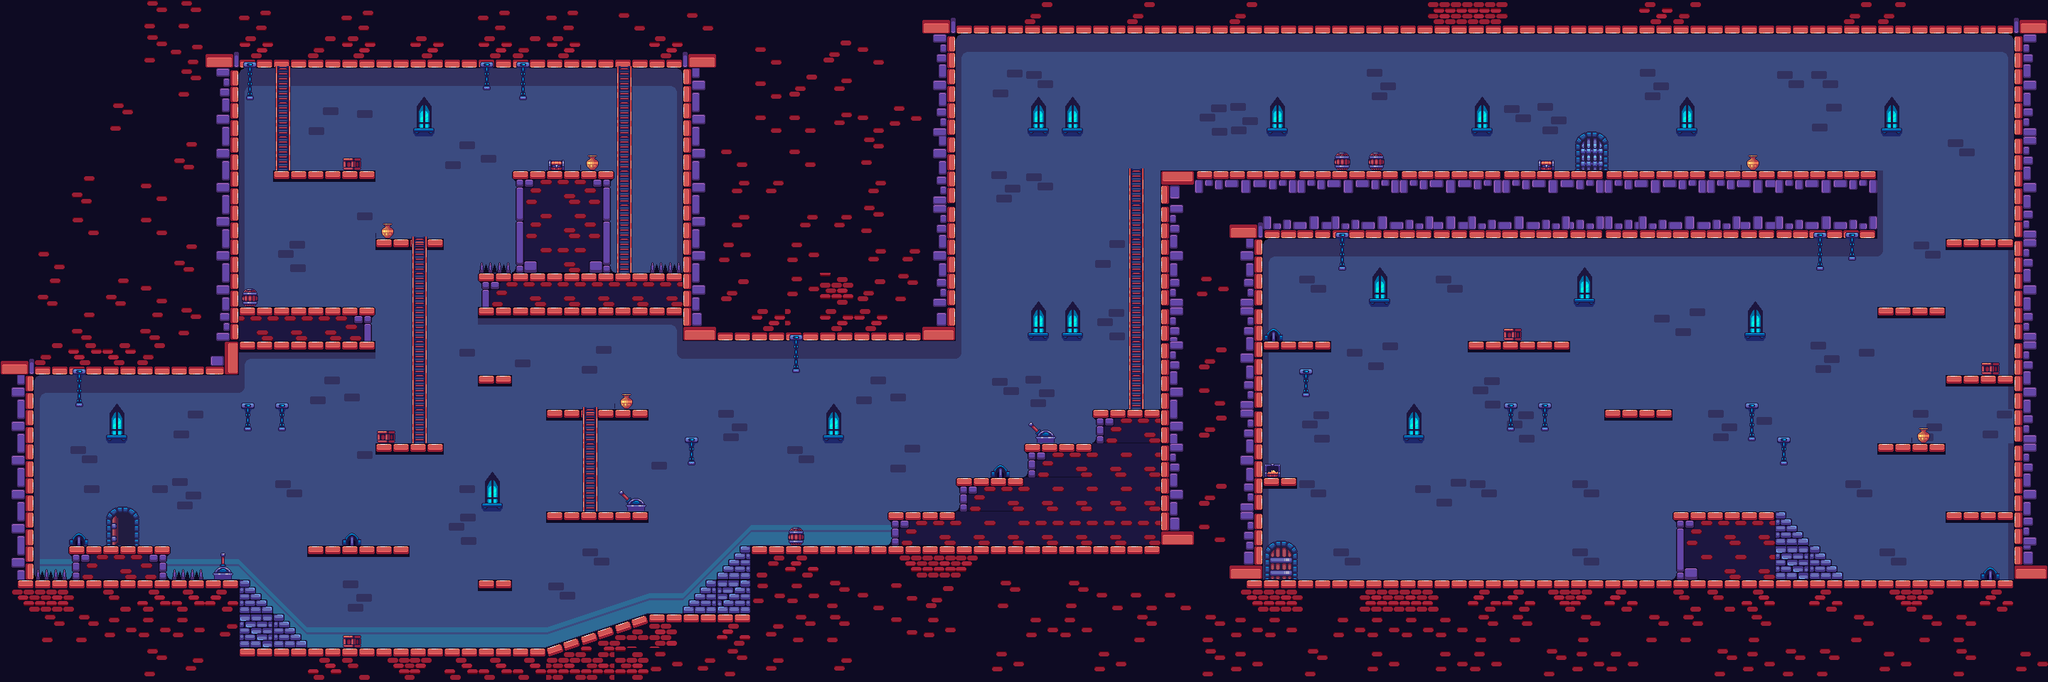

A level layout from a 2D game, rendered from its tile map. Below: a short description, then the map file with tile-grid data replaced by summaries:
An orthogonal 60x20 tile map with 48x48 px tiles, 3 tile layers (Agrandar Mapa, Capa de patrones 1, Capa de patrones 3), 6 tilesets and 50 objects.

<map version="1.5" tiledversion="1.7.2" orientation="orthogonal" renderorder="right-down" width="60" height="20" tilewidth="48" tileheight="48" infinite="0" nextlayerid="8" nextobjectid="74">
 <tileset firstgid="1" name="mapaDesordenado" tilewidth="48" tileheight="48" tilecount="320" columns="20">
  <image source="mapaDesordenado.png" width="991" height="792" />
 </tileset>
 <tileset firstgid="321" name="Puertas" tilewidth="58" tileheight="65" tilecount="4" columns="4">
  <image source="Puertas.png" width="232" height="76" />
 </tileset>
 <tileset firstgid="325" name="escaleras" tilewidth="31" tileheight="51" tilecount="2" columns="2">
  <image source="escaleras.png" width="90" height="80" />
 </tileset>
 <tileset firstgid="327" name="Cofre" tilewidth="28" tileheight="28" tilecount="6" columns="6">
  <image source="Cofre.png" width="170" height="30" />
 </tileset>
 <tileset firstgid="333" name="ventana y palanca" tilewidth="47" tileheight="56" tilecount="4" columns="2">
  <image source="ventana y palanca.png" width="110" height="112" />
 </tileset>
 <tileset firstgid="337" name="cadena" tilewidth="27" tileheight="61" tilecount="2" columns="2">
  <image source="cadena.png" width="55" height="62" />
 </tileset>
 <objectgroup id="6" name="Paredes y pisos">
  <object id="5" x="97.3333" y="768.667" width="140.667" height="48" />
  <object id="6" x="431.333" y="768" width="144" height="14.6667" />
  <object id="7" x="112" y="855.333" />
  <object id="9" x="672" y="816" width="47.6667" height="15.6667" />
  <object id="10" x="527.667" y="624" width="96" height="15" />
  <object id="11" x="768" y="719.667" width="143.667" height="16" />
  <object id="12" x="843.455" y="576.485" width="68.5455" height="14.8485" />
  <object id="13" x="672" y="528" width="48.3636" height="15.6364" />
  <object id="15" x="335.5" y="432.5" width="192" height="62" />
  <object id="16" x="671.5" y="384.5" width="289.5" height="63.5" />
  <object id="17" x="527.25" y="336" width="48.75" height="15" />
  <object id="18" x="602.5" y="336.5" width="20.75" height="14.75" />
  <object id="19" x="767.667" y="575.667" width="47.6667" height="16" />
  <object id="20" x="384" y="240.5" width="144.5" height="15.5" />
  <object id="21" x="720" y="240" width="144" height="145" />
  <object id="34" x="960" y="864">
   <polygon points="0,0 96,0 96,-96 0,0" />
  </object>
  <object id="35" x="336" y="816">
   <polygon points="0,0 0,96 96,96" />
  </object>
  <object id="38" x="-2" y="0" width="2882" height="48" />
  <object id="39" x="0" y="48" width="1344" height="48" />
  <object id="40" x="960" y="96" width="384" height="384" />
  <object id="41" x="0" y="96" width="336" height="432" />
  <object id="42" x="384" y="240" width="144" height="16" />
  <object id="43" x="720" y="240" width="144" height="144" />
  <object id="44" x="672" y="384" width="289" height="61" />
  <object id="45" x="336" y="432" width="191" height="61" />
  <object id="46" x="0" y="528" width="48" height="288" />
  <object id="47" x="0" y="816" width="336" height="144" />
  <object id="48" x="336" y="816">
   <polygon points="0,0 96,96 0,96" />
  </object>
  <object id="49" x="336" y="912.019" width="2544" height="47.9623" />
  <object id="51" x="768" y="912">
   <polygon points="0,0 144,-48 192,-48 288,-144 288,-48 288,0" />
  </object>
  <object id="52" x="1056" y="768" width="720" height="144" />
  <object id="53" x="1248" y="720" width="96" height="48" />
  <object id="54" x="1344" y="672" width="96" height="96" />
  <object id="55" x="1440" y="624" width="96" height="144" />
  <object id="56" x="1536" y="576" width="96" height="192" />
  <object id="58" x="1632" y="240" width="144" height="528" />
  <object id="59" x="1776" y="816" width="1104" height="96" />
  <object id="60" x="1776" y="240" width="864" height="96" />
  <object id="61" x="2832" y="48" width="48" height="768" />
  <object id="62" x="2736.25" y="336" width="95.75" height="13.25" />
  <object id="63" x="2640" y="432" width="96" height="13.25" />
  <object id="64" x="2736" y="528" width="96.25" height="13.75" />
  <object id="65" x="2640.25" y="624" width="95.75" height="13" />
  <object id="66" x="2736" y="720" width="96.5" height="13.75" />
  <object id="67" x="2352" y="720" width="144" height="96" />
  <object id="68" x="2256" y="576" width="96.3333" height="13.6667" />
  <object id="69" x="2064" y="480" width="144" height="14.3333" />
  <object id="70" x="1776" y="480" width="97" height="14.5" />
  <object id="71" x="1776" y="672" width="48.5" height="13.5" />
  <object id="73" x="2496" y="720">
   <polygon points="0,0 96,96 0,96" />
  </object>
 </objectgroup>
 <layer id="7" name="Agrandar Mapa" width="60" height="20">
  <data>[1200 cells, 681 non-empty, 23 distinct tile ids]</data>
 </layer>
 <layer id="1" name="Capa de patrones 1" width="60" height="20">
  <data>[1200 cells, 925 non-empty, 83 distinct tile ids]</data>
 </layer>
 <layer id="4" name="Capa de patrones 3" width="60" height="20">
  <data>[1200 cells, 257 non-empty, 44 distinct tile ids]</data>
 </layer>
</map>